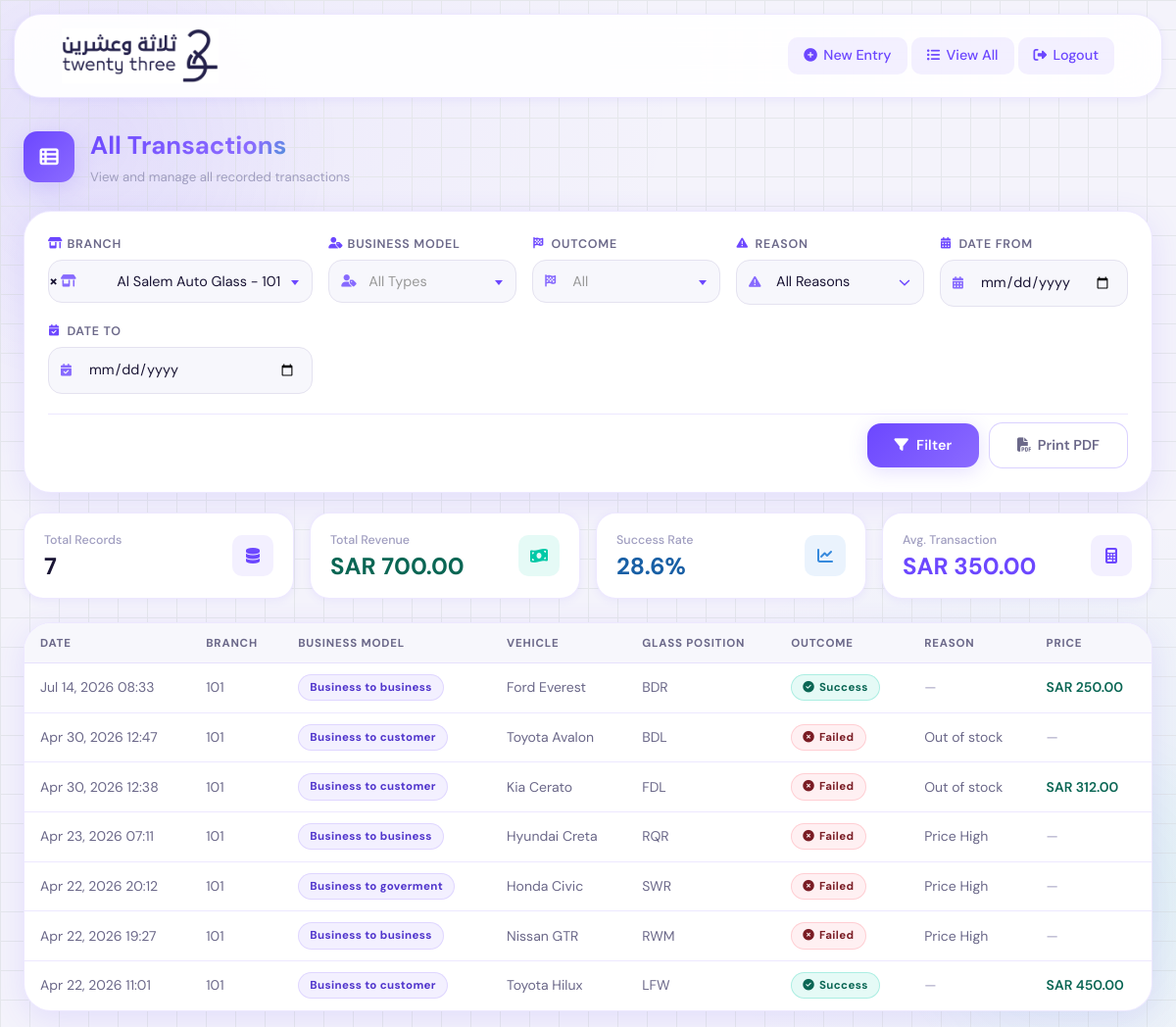
The app's page /list/ (signed in) with its own data.
### core/models.py (models this page shows, shortened)
class Transaction(models.Model):
    branch = models.ForeignKey(Branch, on_delete=models.PROTECT)
    vehicle_brand = models.ForeignKey(VehicleBrand, on_delete=models.PROTECT)
    vehicle_model = models.ForeignKey(VehicleModel, on_delete=models.PROTECT)
    manufacture_year = models.ForeignKey(ManufactureYear, on_delete=models.PROTECT)
    glass_position = models.ForeignKey(GlassPosition, on_delete=models.PROTECT)
    customer_source = models.ForeignKey(CustomerSource, on_delete=models.PROTECT)
    business_model = models.ForeignKey(BusinessModel, on_delete=models.PROTECT)
    sales_type = models.ForeignKey(SalesType, on_delete=models.PROTECT, null=True, blank=True)
    parts_type = models.ForeignKey(PartsType, on_delete=models.SET_NULL, null=True, blank=True)
    maintenance_type = models.ForeignKey(MaintenanceType, on_delete=models.SET_NULL, null=True, blank=True)
    corporate_client = models.ForeignKey(CorporateClient, on_delete=models.SET_NULL, null=True, blank=True)
    wholesale_company = models.ForeignKey(WholesaleCompany, on_delete=models.SET_NULL, null=True, blank=True)
    government_org = models.ForeignKey(GovernmentOrganization, on_delete=models.SET_NULL, null=True, blank=True)
    OUTCOME_CHOICES = [
        ('success', 'Success'),
        ('fail', 'Fail'),
    ]
    outcome = models.CharField(max_length=10, choices=OUTCOME_CHOICES)
    price = models.DecimalField(max_digits=10, decimal_places=2, null=True, blank=False)
    document = models.FileField(upload_to='documents/', null=True, blank=True)
    note = models.TextField(blank=True)
    reason = models.ForeignKey(Reason, on_delete=models.SET_NULL, null=True, blank=True)
    expected_price = models.DecimalField(max_digits=10, decimal_places=2, null=True, blank=True)
    maintenance_other_note = models.TextField(blank=True)
    created_at = models.DateTimeField(auto_now_add=True)
    updated_at = models.DateTimeField(auto_now=True)

class Branch(models.Model):
    COMPANY_CHOICES = [
        ('Al Salem Auto Glass', 'Al Salem Auto Glass'),
        ('Watam Auto Glass', 'Watam Auto Glass'),
    ]
    company = models.CharField(max_length=20, choices=COMPANY_CHOICES)
    code = models.CharField(max_length=10, unique=True)  # e.g., 101, W01
    name = models.CharField(max_length=100, blank=True)
    def __str__(self):
        return f"{self.company} - {self.code}"
    class Meta:
        ordering = ['company', 'code']

class BusinessModel(models.Model):
    name = models.CharField(max_length=50, unique=True)
    class Meta:
        ordering = ['id']

class VehicleBrand(models.Model):
    name = models.CharField(max_length=50, unique=True)

class VehicleModel(models.Model):
    brand = models.ForeignKey(VehicleBrand, on_delete=models.CASCADE, related_name='models')
    name = models.CharField(max_length=50)
    class Meta:
        unique_together = ('brand', 'name')

class GlassPosition(models.Model):
    name = models.CharField(max_length=100, unique=True)

class Reason(models.Model):
    name = models.CharField(max_length=100, unique=True)
    def __str__(self):
        return self.name

### core/views.py (the view)
# urls.py: path('list/', views.transaction_list, name='transaction_list'),
@login_required
def transaction_list(request):
    if request.user.userprofile.role == 'admin':
        transactions = Transaction.objects.all()
    else:
        transactions = Transaction.objects.filter(branch=request.user.userprofile.branch)
    branch = request.GET.get('branch')
    business_model = request.GET.get('business_model')
    outcome = request.GET.get('outcome')
    reason = request.GET.get('reason')
    date_from = request.GET.get('date_from')
    date_to = request.GET.get('date_to')
    if branch and request.user.userprofile.role == 'admin':
        transactions = transactions.filter(branch_id=branch)
    if business_model:
        transactions = transactions.filter(business_model_id=business_model)
    if outcome:
        transactions = transactions.filter(outcome=outcome)
    if reason:
        transactions = transactions.filter(reason_id=reason)
    if date_from:
        transactions = transactions.filter(created_at__date__gte=date_from)
    if date_to:
        transactions = transactions.filter(created_at__date__lte=date_to)
    transactions = transactions.order_by('-created_at')
    total_count = transactions.count()
    total_revenue = transactions.filter(outcome='success').aggregate(total=Sum('price'))['total'] or 0
    success_count = transactions.filter(outcome='success').count()
    success_rate = round((success_count / total_count * 100) if total_count > 0 else 0, 1)
    fail_count = transactions.filter(outcome='fail').count()
    fail_rate = round((fail_count / total_count * 100) if total_count > 0 else 0, 1)
    avg_transaction = total_revenue / success_count if success_count > 0 else 0
    paginator = Paginator(transactions, 50)
    page = request.GET.get('page')
    transactions = paginator.get_page(page)
    context = {
        'transactions': transactions,
        'total_count': total_count,
        'total_revenue': total_revenue,
        'success_rate': success_rate,
        'fail_rate': fail_rate,
        'avg_transaction': avg_transaction,
        'branches': Branch.objects.all(),
        'business_models': BusinessModel.objects.all(),
        'reasons': Reason.objects.all(),
    }
    return render(request, 'core/transaction_list.html', context)

### core/templates/core/transaction_list.html (shortened to what this page needs)
{% extends 'core/base.html' %}
{% load widget_tweaks %}
{% block content %}
<div class="list-page-wrap" data-aos="fade-up">
    <div class="page-hero">
        <div class="page-hero-left">
            <div class="page-hero-icon"><i class="fas fa-table-list"></i></div>
            <div class="page-hero-text">
                <h2 class="gradient-text">All Transactions</h2>
                <p>View and manage all recorded transactions</p>
            </div>
        </div>
    </div>
    <div class="glass-card" style="margin-bottom:1.25rem; padding:1.5rem !important;">
        <form method="get" id="filter-form">
            <div class="filter-grid">
                <div class="field-group">
                <div class="field-label"><i class="fas fa-store-alt"></i>Branch</div>
                <div class="field-icon-wrap">
                </div>
            </div>
                <div class="field-group">
                    <div class="field-label"><i class="fas fa-user-tag"></i>Business Model</div>
                    <div class="field-icon-wrap">
                    </div>
                </div>
                <div class="field-group">
                    <div class="field-label"><i class="fas fa-flag-checkered"></i>Outcome</div>
                    <div class="field-icon-wrap">
                    </div>
                </div>
                <div class="field-group">
                    <div class="field-label"><i class="fas fa-triangle-exclamation"></i>Reason</div>
                    <div class="field-icon-wrap">
                        <select name="reason" class="form-input" id="filter-reason">
                            <option value="">All Reasons</option>
                        </select>
                    </div>
                </div>
                <div class="field-group">
                    <div class="field-label"><i class="fas fa-calendar-days"></i>Date From</div>
                    <div class="field-icon-wrap">
                        <input type="date" name="date_from" id="filter-date-from" value="{{ request.GET.date_from }}" class="form-input">
                    </div>
                </div>
                <div class="field-group">
                    <div class="field-label"><i class="fas fa-calendar-check"></i>Date To</div>
                    <div class="field-icon-wrap">
                        <input type="date" name="date_to" id="filter-date-to" value="{{ request.GET.date_to }}" class="form-input">
                    </div>
                </div>
                <div class="filter-footer">
                    <button type="submit" class="btn-primary">
                        <i class="fas fa-filter"></i>Filter
                    </button>
                    <a href="#" id="print-pdf-btn" class="btn-secondary" style="display:inline-flex;align-items:center;gap:0.4rem;">
                        <i class="fas fa-file-pdf"></i>Print PDF
                    </a>
                </div>
            </div>
        </form>
    </div>
    <div class="stats-grid">
        <div class="stat-card" data-aos="fade-up" data-aos-delay="60">
            <div style="display:flex;align-items:center;justify-content:space-between;gap:0.75rem;">
                <div>
                    <div class="stat-label">Total Records</div>
                    <div class="stat-value" style="color:var(--text-primary);">{{ total_count }}</div>
                </div>
                <div class="stat-icon" style="background:var(--primary-subtle);">
                    <i class="fas fa-database" style="color:var(--primary);"></i>
                </div>
            </div>
        </div>
        <div class="stat-card" data-aos="fade-up" data-aos-delay="120">
            <div style="display:flex;align-items:center;justify-content:space-between;gap:0.75rem;">
                <div>
                    <div class="stat-label">Total Revenue</div>
                    <div class="stat-value" style="color:#0a6654;">SAR {{ total_revenue|floatformat:2 }}</div>
                </div>
                <div class="stat-icon" style="background:rgba(0,201,167,0.1);">
                    <i class="fas fa-money-bill-wave" style="color:#00C9A7;"></i>
                </div>
            </div>
        </div>
        <div class="stat-card" data-aos="fade-up" data-aos-delay="180">
            <div style="display:flex;align-items:center;justify-content:space-between;gap:0.75rem;">
                <div>
                    <div class="stat-label">Success Rate</div>
                    <div class="stat-value" style="color:#185FA5;">{{ success_rate }}%</div>
                </div>
                <div class="stat-icon" style="background:rgba(56,139,235,0.1);">
                    <i class="fas fa-chart-line" style="color:#378ADD;"></i>
                </div>
            </div>
        </div>
        <div class="stat-card" data-aos="fade-up" data-aos-delay="240">
            <div style="display:flex;align-items:center;justify-content:space-between;gap:0.75rem;">
                <div>
                    <div class="stat-label">Avg. Transaction</div>
                    <div class="stat-value" style="color:var(--primary);">SAR {{ avg_transaction|floatformat:2 }}</div>
                </div>
                <div class="stat-icon" style="background:var(--primary-subtle);">
                    <i class="fas fa-calculator" style="color:var(--primary);"></i>
                </div>
            </div>
        </div>
    </div>
    <div class="glass-card" style="padding:0 !important; overflow:hidden;">
        <div class="table-wrap">
            <table>
                <thead>
                    <tr>
                        <th>Date</th>
                        <th>Branch</th>
                        <th>Business Model</th>
                        <th>Vehicle</th>
                        <th>Glass Position</th>
                        <th>Outcome</th>
                        <th>Reason</th>
                        <th>Price</th>
                    </tr>
                </thead>
                <tbody>
                    {% for transaction in transactions %}
                    <tr onclick="window.location='{% url 'core:transaction_detail' transaction.id %}'" style="cursor:pointer;">
                        <td>{{ transaction.created_at|date:"M d, Y H:i" }}</td>
                        <td>{{ transaction.branch.code }}</td>
                        <td><span class="badge badge-type">{{ transaction.business_model.name }}</span></td>
                        <td>{{ transaction.vehicle_brand.name }} {{ transaction.vehicle_model.name }}</td>
                        <td>{{ transaction.glass_position.name }}</td>
                        <td>
                            {% if transaction.outcome == 'success' %}
                                <span class="badge badge-success"><i class="fas fa-circle-check"></i>Success</span>
                            {% else %}
                                <span class="badge badge-fail"><i class="fas fa-circle-xmark"></i>Failed</span>
                            {% endif %}
                        </td>
                        <td>
                            {% if transaction.reason %}
                                {{ transaction.reason }}
                            {% else %}
                                <span style="color:var(--text-muted);">—</span>
                            {% endif %}
                        </td>
                        <td>
                            {% if transaction.price %}
                                <span class="price-val">SAR {{ transaction.price }}</span>
                            {% else %}
                                <span class="price-nil">—</span>
                            {% endif %}
                        </td>
                    </tr>
                    {% endfor %}
                </tbody>
            </table>
        </div>
    </div>
</div>
{% endblock %}

### records on screen
Transaction: outcome "success" (drawn)
Transaction: outcome "fail" (drawn)
Transaction: outcome "fail" (drawn)
Transaction: outcome "fail" (drawn)
Transaction: outcome "fail" (drawn)
Transaction: outcome "fail" (drawn)
Transaction: outcome "success" (drawn)

### other values on screen
{{ total_count }} "7"
{{ total_revenue|floatformat:2 }} "700.00"
{{ success_rate }} "28.6"
{{ avg_transaction|floatformat:2 }} "350.00"
